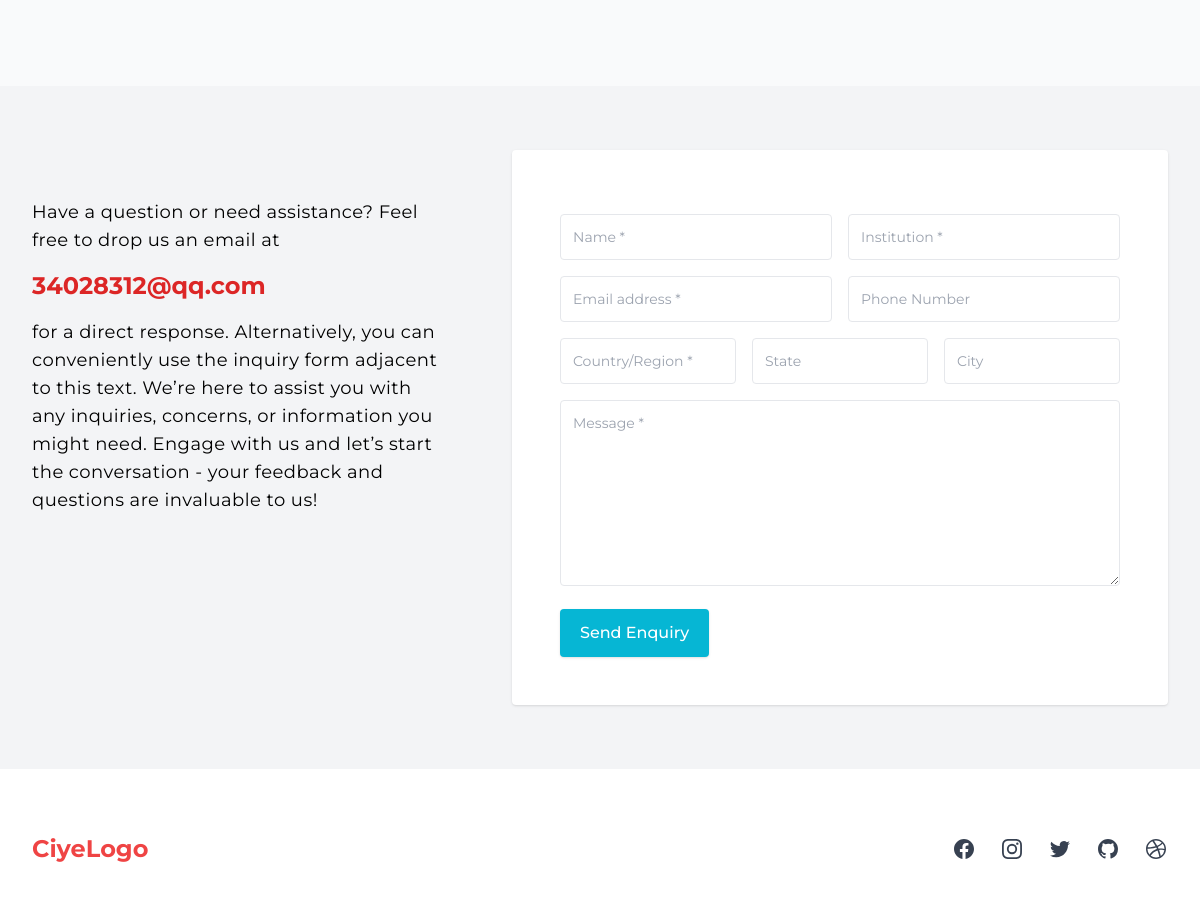
/products/ (middle part), run on an earlier commit of the app's database.
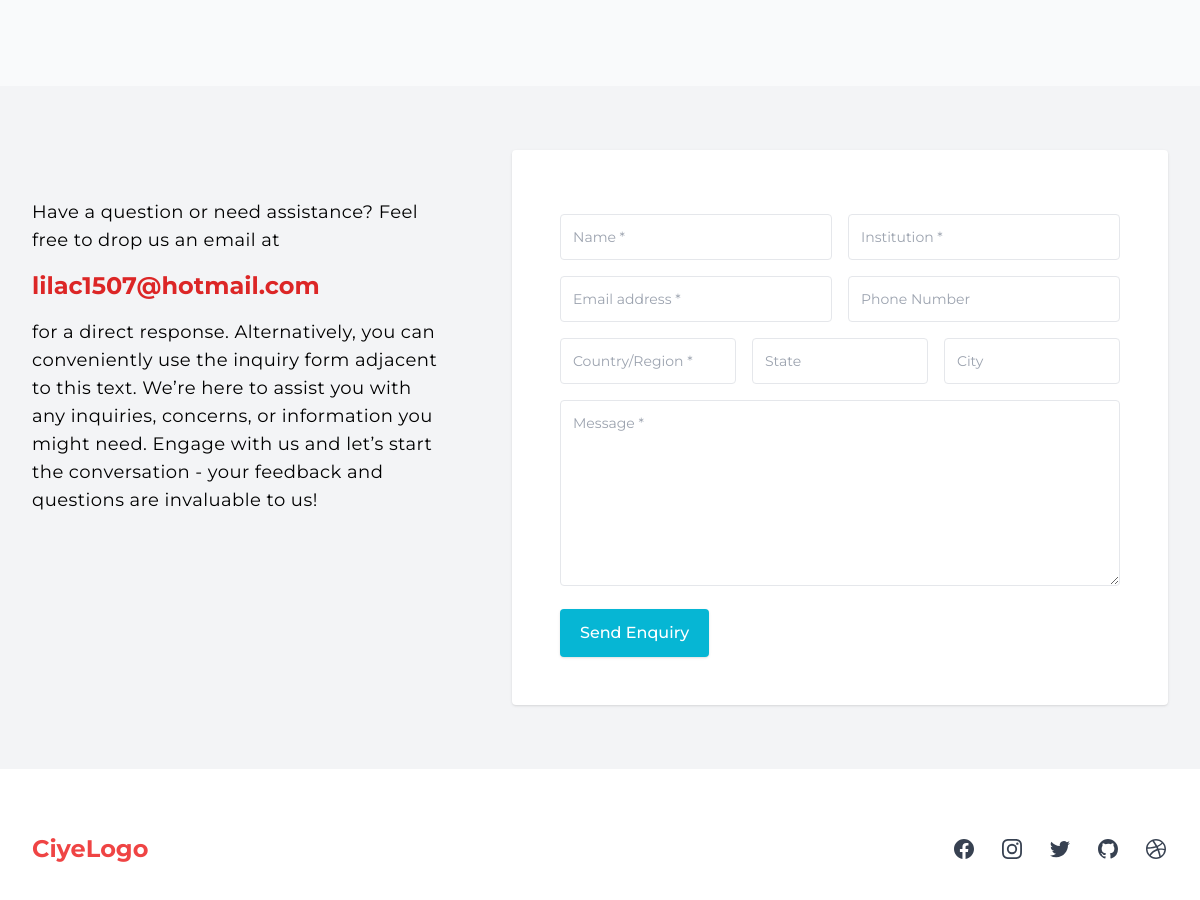
And on a later commit of the database.
### pages/models.py (models this page shows)
class ContactInformation(BaseModel):
    name = models.CharField(max_length=50,null=True,blank=True,unique=True)
    info = models.CharField(max_length=100,null=True,blank=True)
    image = models.ImageField(upload_to='contact_information/images',null=True,blank=True)

### products/views.py (the view)
# urls.py: path('',views.products_index,name='product-index'),
def products_index(request):
    root_nodes = Category.objects.filter(level=1)
    root_nodes_data = {}
    for root_node in root_nodes:
        descendants = root_node.get_descendants(include_self=True)
        products = Product.objects.active().filter(
            Q(category__in=descendants)  # 使用get_descendants方法获取的QuerySet
        )[:2]
        root_nodes_data[root_node] = products
    context_data = {
        'root_nodes_data': root_nodes_data,
        'partial_template_path': 'products/partial/main-index.html',
    }
    return render(request, 'products/product-index.html', context_data)

### form_handlers/forms.py
class InquiryForm(forms.ModelForm):
    class Meta:
        model = Inquiry
        exclude = ['source_webpage', 'source_ip', 'country_from_ip']

### abstractapp/custom_context_processors.py (called while the page is built)
def categories(request):
    product_categories = ProductCategory.objects.all()
    product_root_categories = ProductCategory.objects.filter(level=1)
    blog_categories = BlogCategory.objects.all()
    blog_root_categories = BlogCategory.objects.filter(level=0)
    return {
        'product_categories': product_categories,
        'product_root_categories': product_root_categories,
        'blog_categories':blog_categories,
        'blog_root_categories':blog_root_categories,
    }

def inquiry_form(request):
    return {
        'inquiry_form':InquiryForm(),
    }

def contact(request):
    contacts = ContactInformation.objects.all().order_by('custom_order')
    contact_dict = {contact.name: contact for contact in contacts}
    return {'contact': contact_dict}

### products/models.py (called while the page is built)
    def active(self):
        print("Manager's active is being called")
        return self.get_queryset().filter(is_active=True)

### products/templates/products/product-index.html (shortened to what this page needs)
{% extends "base.html" %}
{% block content %}
<div class="custom-container">
  <div>
    {% include "products/partial/featured-section.html" %}
  </div>
</div>
<div class="mt-10">
  {% include "form_handlers/inquiry.html" %}
</div>
{% endblock content %}

### form_handlers/templates/form_handlers/inquiry.html (shortened to what this page needs)
<section class="bg-gray-100">
  <div class="custom-container px-4 py-16 sm:px-6 lg:px-8">
    <div class="grid grid-cols-1 gap-x-16 gap-y-8 lg:grid-cols-5">
      <div class="lg:col-span-2 lg:py-12">
        <p class=" text-lg tracking-wide">
          Have a question or need assistance? Feel free to drop us an email at
        </p>
        <div class="my-4">
          <a href="mailto:{{ contact.email.info }}"
             class="text-2xl font-bold text-red-600">
            {{ contact.email.info }}
          </a>
        </div>
        <p class=" text-lg tracking-wide">
          for a direct response. Alternatively, you can conveniently use the inquiry form adjacent to this text. We’re here to assist you with any inquiries, concerns, or information you might need. Engage with us and let’s start the conversation - your feedback and questions are invaluable to us!
        </p>
      </div>
      <div class="rounded bg-white p-8 shadow lg:col-span-3 lg:p-12">
        <form hx-post="{% url 'inquiry_create' %}"
              hx-on::after-request="this.reset()"
              hx-indicator="#submitting"
              hx-swap="outerHTML"
              class="space-y-4"
              hx-target="#submitted">
          {% load widget_tweaks %}
          <div class="grid grid-cols-1 gap-4 sm:grid-cols-2">
            <div>
              {% render_field inquiry_form.name class="w-full rounded border-gray-200 p-3 text-sm" placeholder="Name *" %}
            </div>
            <div>
              {% render_field inquiry_form.institution class="w-full rounded border-gray-200 p-3 text-sm" placeholder="Institution *" %}
            </div>
          </div>
          <div class="grid grid-cols-1 gap-4 sm:grid-cols-2">
            <div>
              {% render_field inquiry_form.email class="w-full rounded border-gray-200 p-3 text-sm" placeholder="Email address *"  id="email" %}
            </div>
            <div>
              {% render_field inquiry_form.phone class="w-full rounded border-gray-200 p-3 text-sm" placeholder="Phone Number" id="phone" %}
            </div>
          </div>
          <div class="grid grid-cols-1 gap-4 text-center sm:grid-cols-3">
            <div>
              {% render_field inquiry_form.country_region class="w-full rounded border-gray-200 p-3 text-sm" placeholder="Country/Region *" %}
            </div>
            <div>
              {% render_field inquiry_form.state class="w-full rounded border-gray-200 p-3 text-sm" placeholder="State" %}
            </div>
            <div>
              {% render_field inquiry_form.city class="w-full rounded border-gray-200 p-3 text-sm" placeholder="City" %}
            </div>
          </div>
          <div>
            {% render_field inquiry_form.message class="w-full rounded border-gray-200 p-3 text-sm" placeholder="Message *" rows="8" id="message" %}
          </div>
          <div class="mt-4 flex justify-between flex-wrap items-center flex-col sm:flex-row">
            <button type="submit"
                    class=" w-full relative rounded  shadow  bg-cyan-500 px-5 py-3 font-medium text-white sm:w-auto ">
              Send Enquiry
            </button>
          </div>
        </form>
      </div>
    </div>
  </div>
</section>

What changed in the data, as far as the page shows it:
changed ContactInformation: email.info "34028312@qq.com" → "lilac1507@hotmail.com"
